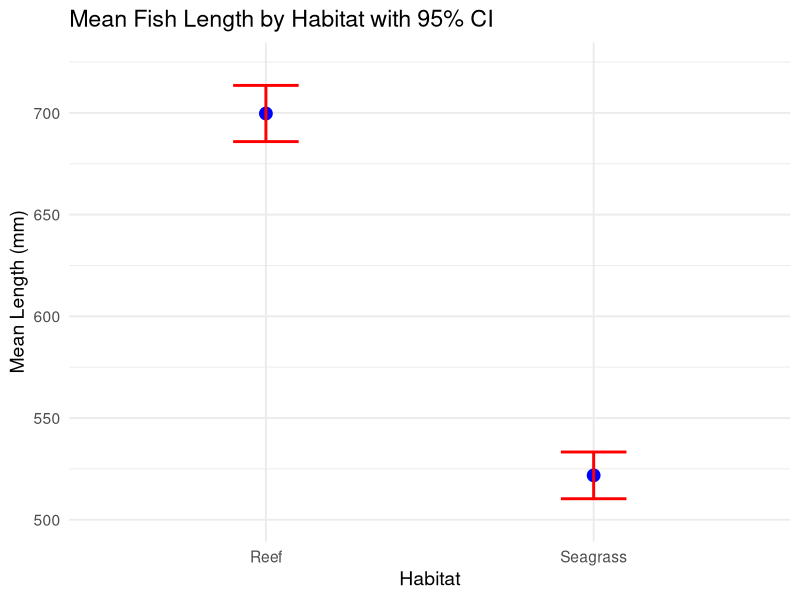
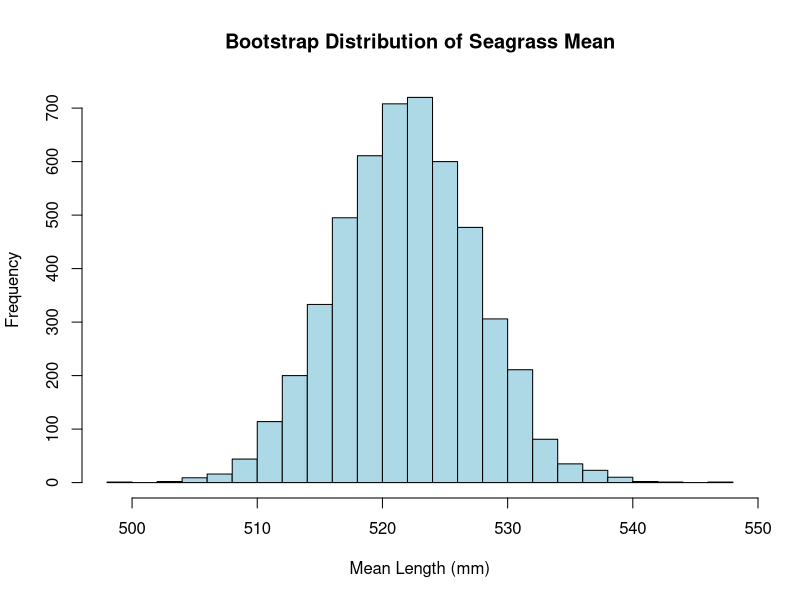
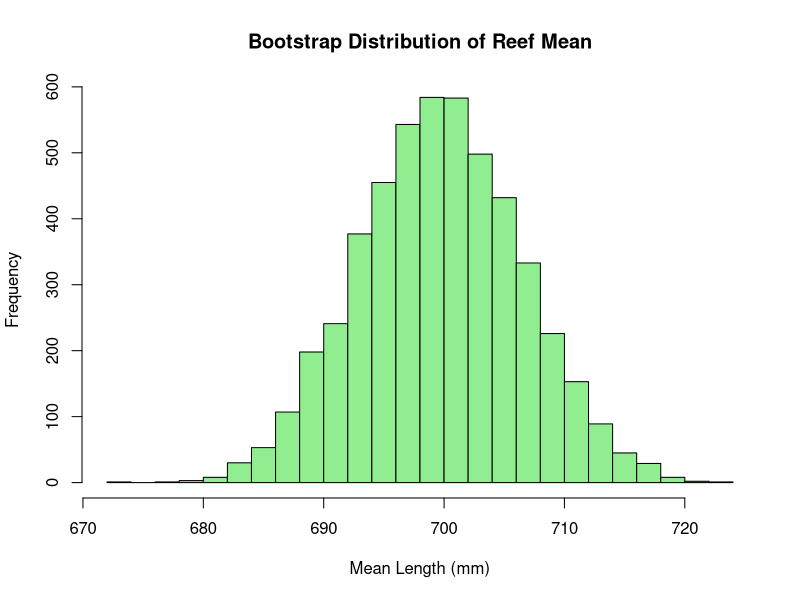
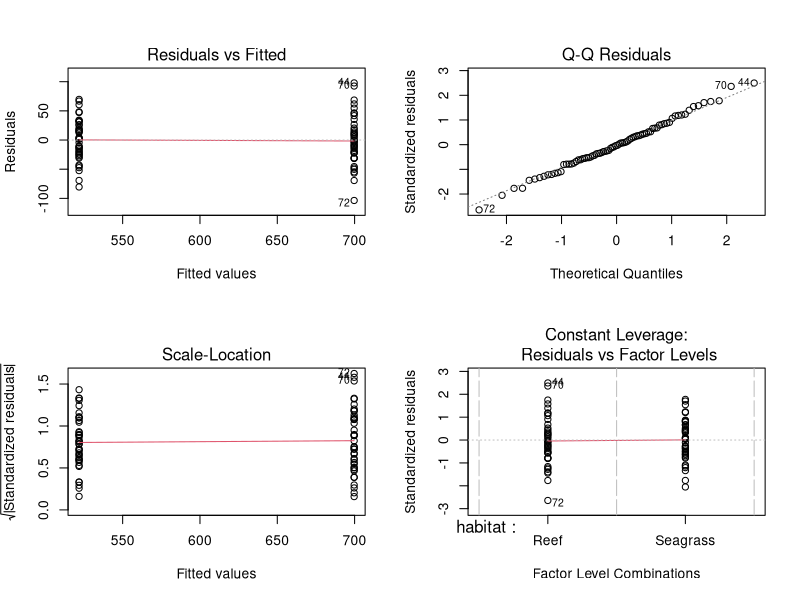

Generate these figures, in order, with R: (Note: this script raises an error after producing the figures.)
############################################################
# ENVIRONMENTAL STATISTICS LAB
# COMPARING TWO FISH POPULATION MEANS
#
# OBJECTIVES:
# In this lab you will:
#   1. Explore two fish populations (EDA first!)
#   2. Estimate confidence intervals for each mean
#   3. Estimate confidence intervals using bootstrapping
#   4. Compare the two means using:
#         - Independent two-sample t-test
#         - One-way ANOVA
#
# IMPORTANT STATISTICAL PRINCIPLE:
# We NEVER begin with hypothesis testing.
# We first understand the data.
#
# The order of this lab reflects proper statistical workflow:
#   DATA → EXPLORATION → ESTIMATION → INFERENCE
############################################################


############################################################
# PART 0 — SETUP
############################################################

# Clear workspace
rm(list = ls())

# Set seed for reproducibility
# (Everyone in class should get identical results)
set.seed(123)


############################################################
# Create Example Dataset
#
# Scenario:
# We sampled Red Drum from two habitats:
#   Population 1: Seagrass meadow
#   Population 2: Artificial reef
#
# We measured total length (mm).
#
# Question:
# Are fish larger on reefs than in seagrass?
############################################################

pop_seagrass <- rnorm(40, mean = 520, sd = 40)
pop_reef     <- rnorm(40, mean = 700, sd = 45)

fish_data <- data.frame(
  length = c(pop_seagrass, pop_reef),
  habitat = factor(rep(c("Seagrass", "Reef"), each = 40))
)

head(fish_data)

write.csv(fish_data, "fish_data.csv")
####Part 1############
############################################################
# WHY DO WE START WITH EDA?
#
# Hypothesis tests assume:
#   - Normality (approximately)
#   - Similar variances
#   - No extreme outliers
#
# If we skip exploration, we do blind statistics.
############################################################


############################################################
############################################################
# 2.1 Calculate Basic Descriptive Statistics per Habitat
############################################################

# Mean
mean_seagrass <- mean(fish_data$length[fish_data$habitat == "Seagrass"])
mean_reef     <- mean(fish_data$length[fish_data$habitat == "Reef"])

# Median
median_seagrass <- median(fish_data$length[fish_data$habitat == "Seagrass"])
median_reef     <- median(fish_data$length[fish_data$habitat == "Reef"])

# Standard Deviation
sd_seagrass <- sd(fish_data$length[fish_data$habitat == "Seagrass"])
sd_reef     <- sd(fish_data$length[fish_data$habitat == "Reef"])

# Minimum / Maximum
min_seagrass <- min(fish_data$length[fish_data$habitat == "Seagrass"])
max_seagrass <- max(fish_data$length[fish_data$habitat == "Seagrass"])
min_reef     <- min(fish_data$length[fish_data$habitat == "Reef"])
max_reef     <- max(fish_data$length[fish_data$habitat == "Reef"])

# Quantiles
quantiles_seagrass <- quantile(fish_data$length[fish_data$habitat == "Seagrass"])
quantiles_reef     <- quantile(fish_data$length[fish_data$habitat == "Reef"])

# Print all
mean_seagrass; mean_reef
median_seagrass; median_reef
sd_seagrass; sd_reef
c(min_seagrass, max_seagrass); c(min_reef, max_reef)
quantiles_seagrass; quantiles_reef


#############Part 2 Confidence Intervals###############
############################################################
# 4 — CONFIDENCE INTERVALS (STEP-BY-STEP EXPLANATION)
############################################################

# -------------------------
# SEAGRASS HABITAT
# -------------------------

# Extract lengths for Seagrass habitat
seagrass_lengths <- fish_data$length[fish_data$habitat == "Seagrass"]  

# Count how many fish were sampled
n_seagrass <- length(seagrass_lengths)  

# Calculate the sample mean
mean_seagrass <- mean(seagrass_lengths)  

# Calculate the sample standard deviation
sd_seagrass <- sd(seagrass_lengths)  

# Calculate the margin of error for 95% confidence interval
# qt(0.975, df) gives the t critical value for 95% CI (two-tailed)
error_seagrass <- qt(0.975, df = n_seagrass-1) * sd_seagrass / sqrt(n_seagrass)  

# Calculate the lower and upper bounds of the CI
CI_seagrass <- c(mean_seagrass - error_seagrass, mean_seagrass + error_seagrass)  

# Print the 95% confidence interval
CI_seagrass  


# -------------------------
# REEF HABITAT
# -------------------------

# Extract lengths for Reef habitat
reef_lengths <- fish_data$length[fish_data$habitat == "Reef"]  

# Count how many fish were sampled
n_reef <- length(reef_lengths)  

# Calculate the sample mean
mean_reef <- mean(reef_lengths)  

# Calculate the sample standard deviation
sd_reef <- sd(reef_lengths)  

# Calculate the margin of error for 95% confidence interval
error_reef <- qt(0.975, df = n_reef-1) * sd_reef / sqrt(n_reef)  

# Calculate the lower and upper bounds of the CI
CI_reef <- c(mean_reef - error_reef, mean_reef + error_reef)  

# Print the 95% confidence interval
CI_reef

############################################################
# 5 — VISUALIZE CONFIDENCE INTERVALS USING EXISTING VARIABLES
############################################################

library(ggplot2)

# -------------------------
# 5.1 Prepare a small data frame for plotting
# -------------------------

# Create a data frame using the means and CI values we already calculated
plot_data <- data.frame(
  habitat = c("Seagrass", "Reef"),           # Habitat names
  mean_length = c(mean_seagrass, mean_reef), # Means from CI section
  CI_lower = c(CI_seagrass[1], CI_reef[1]), # Lower CI bounds
  CI_upper = c(CI_seagrass[2], CI_reef[2])  # Upper CI bounds
)

plot_data

# -------------------------
# 5.2 Create the plot
# -------------------------

ggplot(plot_data, aes(x = habitat, y = mean_length)) +
  geom_point(size = 4, color = "blue") +                    
  geom_errorbar(aes(ymin = CI_lower, ymax = CI_upper),      
                width = 0.2, color = "red", size = 1) +
  # Automatically set limits with a small buffer above/below
  ylim(min(plot_data$CI_lower) - 10, max(plot_data$CI_upper) + 10) +
  labs(
    title = "Mean Fish Length by Habitat with 95% CI",
    x = "Habitat",
    y = "Mean Length (mm)"
  ) +
  theme_minimal(base_size = 14)                             

##Do the intervals overlap?
  
##If they overlap slightly, does that guarantee "no difference"?
  
##Are the intervals narrow or wide?
  
##What controls CI width? (Sample size? Variability?)

#############Part 3 Bootstrapping################
############################################################


# Load boot package
library(boot)

# -------------------------
# 5.1 Define a function to calculate the mean
# -------------------------
# This function will be applied to bootstrap samples
mean_stat <- function(data, indices) {
  sampled_data <- data[indices]  # select rows for this bootstrap sample
  return(mean(sampled_data))      # calculate mean for this sample
}

# -------------------------
# 5.2 Run bootstrap for each habitat
# -------------------------

# Seagrass habitat
seagrass_lengths <- fish_data$length[fish_data$habitat == "Seagrass"]
boot_seagrass <- boot(data = seagrass_lengths, statistic = mean_stat, R = 5000)

# Reef habitat
reef_lengths <- fish_data$length[fish_data$habitat == "Reef"]
boot_reef <- boot(data = reef_lengths, statistic = mean_stat, R = 5000)

# -------------------------
# 5.3 Estimate population mean and SD from bootstrap
# -------------------------

# Seagrass
boot_mean_seagrass <- mean(boot_seagrass$t)    # bootstrap estimate of mean
boot_sd_seagrass   <- sd(boot_seagrass$t)      # bootstrap estimate of SD
boot_mean_seagrass
boot_sd_seagrass

# Reef
boot_mean_reef <- mean(boot_reef$t)           # bootstrap estimate of mean
boot_sd_reef   <- sd(boot_reef$t)             # bootstrap estimate of SD
boot_mean_reef
boot_sd_reef

# -------------------------
# 5.4  visualize the bootstrap distributions
# -------------------------

# Seagrass
hist(boot_seagrass$t,
     main = "Bootstrap Distribution of Seagrass Mean",
     xlab = "Mean Length (mm)",
     col = "lightblue",
     breaks = 30)

# Reef
hist(boot_reef$t,
     main = "Bootstrap Distribution of Reef Mean",
     xlab = "Mean Length (mm)",
     col = "lightgreen",
     breaks = 30)


#############Part 4 - Independent Two-Sample t-Test ##################
############################################################
# Two-Sample t-Test
############################################################

t_result <- t.test(length ~ habitat, data = fish_data)
t_result


##State null hypothesis:
  ##H0: μ_seagrass = μ_reef

##State alternative:
 ## HA: μ_seagrass ≠ μ_reef

## Report test statistic.

##Report p-value.

##Compare to α = 0.05.

##Conclude in biological terms.


#############Part 5 - One-way ANOVA ###############
############################################################
# One-Way ANOVA
############################################################

anova_model <- aov(length ~ habitat, data = fish_data)
summary(anova_model)

par(mfrow=c(2,2))###plot the model
plot(anova_model)

par(mfrow=c(1,1))##change back to 1 plot panel

##Test the assumptions
##Test of Normality on the residuals
anova_res<-residuals(anova_model)##retrieve the residuals
shapiro.test(anova_res)##test of normality

##Test of variance

leveneTest(anova_model)

##boxplots
ggplot(fish_data, aes(x = habitat, y = length, fill = habitat)) +
  geom_boxplot(width = 0.6, alpha = 0.7) +   # Boxplot, slightly transparent
  scale_fill_manual(values = c("Seagrass" = "forestgreen", "Reef" = "goldenrod")) +  # Custom colors
  labs(
    title = "Fish Lengths by Habitat",
    x = "Habitat",
    y = "Length (mm)"
  ) +
  theme_minimal(base_size = 14) +
  theme(legend.position = "none")



###What did exploratory analysis suggest?
  
###Did confidence intervals suggest separation?
  
###Did bootstrap agree with parametric inference?
  
###Did t-test and ANOVA agree?
  
###Why is starting with hypothesis testing bad practice?
  
###What ecological explanation might exist for size differences?
